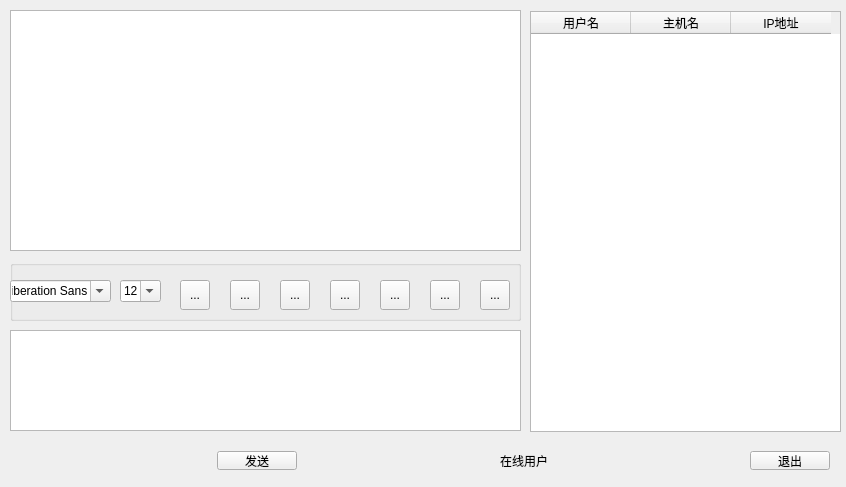
<?xml version="1.0" encoding="UTF-8"?>
<ui version="4.0">
 <class>Widget</class>
 <widget class="QWidget" name="Widget">
  <property name="enabled">
   <bool>true</bool>
  </property>
  <property name="geometry">
   <rect>
    <x>0</x>
    <y>0</y>
    <width>846</width>
    <height>487</height>
   </rect>
  </property>
  <property name="windowTitle">
   <string>Moondark聊天工具</string>
  </property>
  <widget class="QTextBrowser" name="messageBrowser">
   <property name="geometry">
    <rect>
     <x>10</x>
     <y>10</y>
     <width>511</width>
     <height>241</height>
    </rect>
   </property>
  </widget>
  <widget class="QGroupBox" name="groupBox">
   <property name="geometry">
    <rect>
     <x>10</x>
     <y>260</y>
     <width>511</width>
     <height>61</height>
    </rect>
   </property>
   <property name="title">
    <string/>
   </property>
   <widget class="QFontComboBox" name="fontComboBox">
    <property name="geometry">
     <rect>
      <x>0</x>
      <y>20</y>
      <width>101</width>
      <height>22</height>
     </rect>
    </property>
   </widget>
   <widget class="QComboBox" name="sizeComboBox">
    <property name="enabled">
     <bool>true</bool>
    </property>
    <property name="geometry">
     <rect>
      <x>110</x>
      <y>20</y>
      <width>41</width>
      <height>22</height>
     </rect>
    </property>
    <property name="editable">
     <bool>true</bool>
    </property>
    <property name="currentIndex">
     <number>3</number>
    </property>
    <item>
     <property name="text">
      <string>9</string>
     </property>
    </item>
    <item>
     <property name="text">
      <string>10</string>
     </property>
    </item>
    <item>
     <property name="text">
      <string>11</string>
     </property>
    </item>
    <item>
     <property name="text">
      <string>12</string>
     </property>
    </item>
    <item>
     <property name="text">
      <string>13</string>
     </property>
    </item>
    <item>
     <property name="text">
      <string>14</string>
     </property>
    </item>
    <item>
     <property name="text">
      <string>15</string>
     </property>
    </item>
    <item>
     <property name="text">
      <string>16</string>
     </property>
    </item>
    <item>
     <property name="text">
      <string>17</string>
     </property>
    </item>
    <item>
     <property name="text">
      <string>18</string>
     </property>
    </item>
    <item>
     <property name="text">
      <string>19</string>
     </property>
    </item>
    <item>
     <property name="text">
      <string>20</string>
     </property>
    </item>
    <item>
     <property name="text">
      <string>21</string>
     </property>
    </item>
   </widget>
   <widget class="QToolButton" name="boldToolBtn">
    <property name="geometry">
     <rect>
      <x>170</x>
      <y>20</y>
      <width>30</width>
      <height>30</height>
     </rect>
    </property>
    <property name="toolTip">
     <string>加粗</string>
    </property>
    <property name="text">
     <string>...</string>
    </property>
    <property name="icon">
     <iconset resource="imgs.qrc">
      <normaloff>:/imgs/imgs/bold.ico</normaloff>:/imgs/imgs/bold.ico</iconset>
    </property>
    <property name="iconSize">
     <size>
      <width>22</width>
      <height>22</height>
     </size>
    </property>
    <property name="checkable">
     <bool>true</bool>
    </property>
    <property name="autoRaise">
     <bool>false</bool>
    </property>
   </widget>
   <widget class="QToolButton" name="italicToolBtn">
    <property name="geometry">
     <rect>
      <x>220</x>
      <y>20</y>
      <width>30</width>
      <height>30</height>
     </rect>
    </property>
    <property name="toolTip">
     <string>倾斜</string>
    </property>
    <property name="text">
     <string>...</string>
    </property>
    <property name="icon">
     <iconset resource="imgs.qrc">
      <normaloff>:/imgs/imgs/italic.ico</normaloff>:/imgs/imgs/italic.ico</iconset>
    </property>
    <property name="iconSize">
     <size>
      <width>22</width>
      <height>22</height>
     </size>
    </property>
    <property name="checkable">
     <bool>true</bool>
    </property>
    <property name="autoRaise">
     <bool>false</bool>
    </property>
   </widget>
   <widget class="QToolButton" name="underlineToolBtn">
    <property name="geometry">
     <rect>
      <x>270</x>
      <y>20</y>
      <width>30</width>
      <height>30</height>
     </rect>
    </property>
    <property name="toolTip">
     <string>下划线</string>
    </property>
    <property name="text">
     <string>...</string>
    </property>
    <property name="icon">
     <iconset resource="imgs.qrc">
      <normaloff>:/imgs/imgs/underline.ico</normaloff>:/imgs/imgs/underline.ico</iconset>
    </property>
    <property name="iconSize">
     <size>
      <width>22</width>
      <height>22</height>
     </size>
    </property>
    <property name="checkable">
     <bool>true</bool>
    </property>
   </widget>
   <widget class="QToolButton" name="colorToolBtn">
    <property name="geometry">
     <rect>
      <x>320</x>
      <y>20</y>
      <width>30</width>
      <height>30</height>
     </rect>
    </property>
    <property name="toolTip">
     <string>更改字体颜色</string>
    </property>
    <property name="text">
     <string>...</string>
    </property>
    <property name="icon">
     <iconset resource="imgs.qrc">
      <normaloff>:/imgs/imgs/color.ico</normaloff>:/imgs/imgs/color.ico</iconset>
    </property>
    <property name="iconSize">
     <size>
      <width>22</width>
      <height>22</height>
     </size>
    </property>
   </widget>
   <widget class="QToolButton" name="sendToolBtn">
    <property name="geometry">
     <rect>
      <x>370</x>
      <y>20</y>
      <width>30</width>
      <height>30</height>
     </rect>
    </property>
    <property name="toolTip">
     <string>传输文件</string>
    </property>
    <property name="text">
     <string>...</string>
    </property>
    <property name="icon">
     <iconset resource="imgs.qrc">
      <normaloff>:/imgs/imgs/send.ico</normaloff>:/imgs/imgs/send.ico</iconset>
    </property>
    <property name="iconSize">
     <size>
      <width>22</width>
      <height>22</height>
     </size>
    </property>
   </widget>
   <widget class="QToolButton" name="saveToolBtn">
    <property name="geometry">
     <rect>
      <x>420</x>
      <y>20</y>
      <width>30</width>
      <height>30</height>
     </rect>
    </property>
    <property name="toolTip">
     <string>保存聊天记录</string>
    </property>
    <property name="text">
     <string>...</string>
    </property>
    <property name="icon">
     <iconset resource="imgs.qrc">
      <normaloff>:/imgs/imgs/save.ico</normaloff>:/imgs/imgs/save.ico</iconset>
    </property>
    <property name="iconSize">
     <size>
      <width>22</width>
      <height>22</height>
     </size>
    </property>
   </widget>
   <widget class="QToolButton" name="clearToolBtn">
    <property name="geometry">
     <rect>
      <x>470</x>
      <y>20</y>
      <width>30</width>
      <height>30</height>
     </rect>
    </property>
    <property name="toolTip">
     <string>清空聊天记录</string>
    </property>
    <property name="text">
     <string>...</string>
    </property>
    <property name="icon">
     <iconset resource="imgs.qrc">
      <normaloff>:/imgs/imgs/clear.ico</normaloff>:/imgs/imgs/clear.ico</iconset>
    </property>
    <property name="iconSize">
     <size>
      <width>22</width>
      <height>22</height>
     </size>
    </property>
   </widget>
  </widget>
  <widget class="QTextEdit" name="messageTextEdit">
   <property name="geometry">
    <rect>
     <x>10</x>
     <y>330</y>
     <width>511</width>
     <height>101</height>
    </rect>
   </property>
  </widget>
  <widget class="QTableWidget" name="userTableWidget">
   <property name="geometry">
    <rect>
     <x>530</x>
     <y>11</y>
     <width>311</width>
     <height>421</height>
    </rect>
   </property>
   <property name="editTriggers">
    <set>QAbstractItemView::NoEditTriggers</set>
   </property>
   <property name="selectionMode">
    <enum>QAbstractItemView::SingleSelection</enum>
   </property>
   <property name="selectionBehavior">
    <enum>QAbstractItemView::SelectRows</enum>
   </property>
   <property name="showGrid">
    <bool>false</bool>
   </property>
   <column>
    <property name="text">
     <string>用户名</string>
    </property>
   </column>
   <column>
    <property name="text">
     <string>主机名</string>
    </property>
   </column>
   <column>
    <property name="text">
     <string>IP地址</string>
    </property>
   </column>
  </widget>
  <widget class="QWidget" name="horizontalLayoutWidget">
   <property name="geometry">
    <rect>
     <x>10</x>
     <y>440</y>
     <width>831</width>
     <height>41</height>
    </rect>
   </property>
   <layout class="QHBoxLayout" name="horizontalLayout">
    <item>
     <spacer name="horizontalSpacer">
      <property name="orientation">
       <enum>Qt::Horizontal</enum>
      </property>
      <property name="sizeType">
       <enum>QSizePolicy::Expanding</enum>
      </property>
      <property name="sizeHint" stdset="0">
       <size>
        <width>40</width>
        <height>20</height>
       </size>
      </property>
     </spacer>
    </item>
    <item>
     <widget class="QPushButton" name="sendButton">
      <property name="text">
       <string>发送</string>
      </property>
      <property name="shortcut">
       <string>Ctrl+Return</string>
      </property>
     </widget>
    </item>
    <item>
     <spacer name="horizontalSpacer_2">
      <property name="orientation">
       <enum>Qt::Horizontal</enum>
      </property>
      <property name="sizeHint" stdset="0">
       <size>
        <width>40</width>
        <height>20</height>
       </size>
      </property>
     </spacer>
    </item>
    <item>
     <widget class="QLabel" name="userNumLabel">
      <property name="text">
       <string>在线用户</string>
      </property>
     </widget>
    </item>
    <item>
     <spacer name="horizontalSpacer_3">
      <property name="orientation">
       <enum>Qt::Horizontal</enum>
      </property>
      <property name="sizeHint" stdset="0">
       <size>
        <width>40</width>
        <height>20</height>
       </size>
      </property>
     </spacer>
    </item>
    <item>
     <widget class="QPushButton" name="exitButton">
      <property name="text">
       <string>退出</string>
      </property>
     </widget>
    </item>
   </layout>
  </widget>
 </widget>
 <layoutdefault spacing="6" margin="11"/>
 <resources>
  <include location="imgs.qrc"/>
 </resources>
 <connections/>
</ui>
